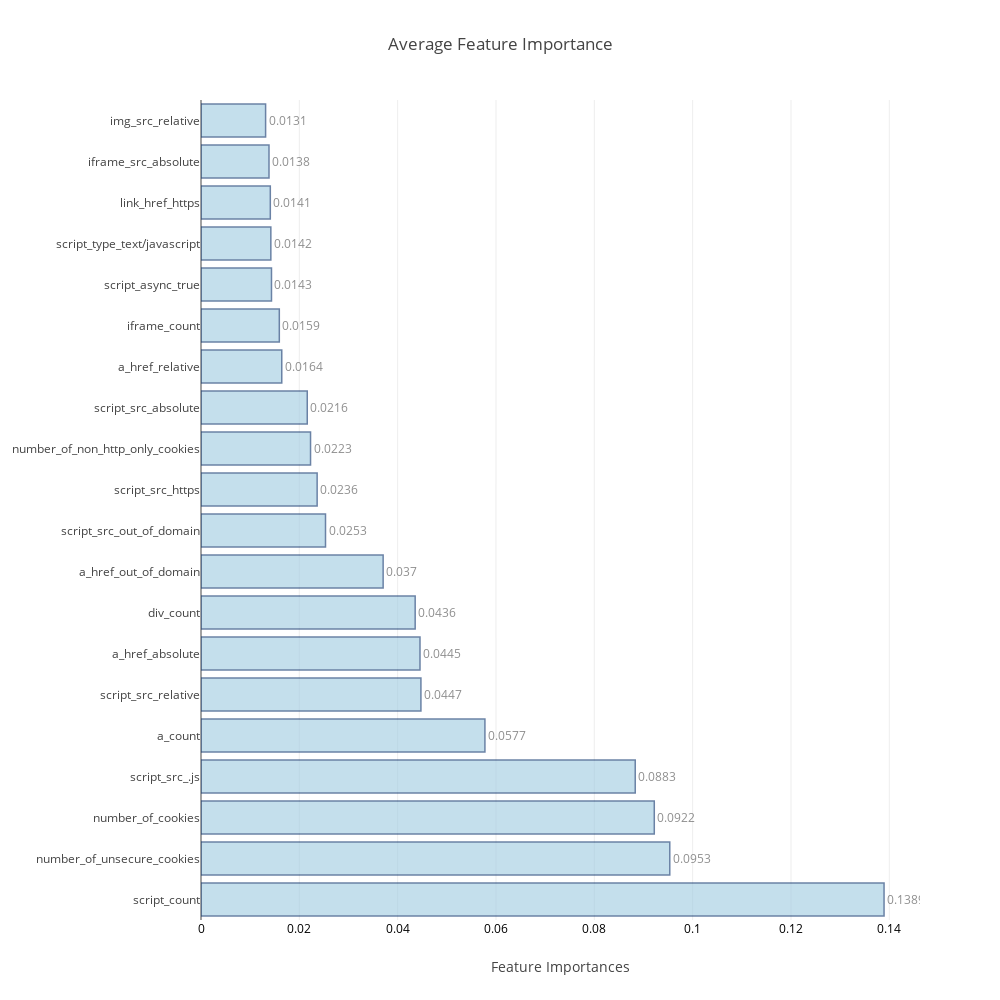

Notebook code for this chart:
### Code cell
avg_feat_impt=(pd.concat((f_r,f_e), axis=1).mean(axis=1).sort_values(ascending=False))

feat_impt_plot(avg_feat_impt[0:20],title='Average Feature Importance')

### Figure 1 — Plotly figure (JSON) as saved in the notebook; plotly's stock layout.template omitted (floating-point values rounded to 4 significant figures)
{"data": [{"marker": {"color": "rgb(158,202,225)", "line": {"color": "rgb(8,48,107)", "width": 1.5}}, "opacity": 0.6, "orientation": "h", "text": [0.1389, 0.0953, 0.0922, 0.0883, 0.0577, 0.0447, 0.0445, 0.0436, 0.037, 0.0253, 0.0236, 0.0223, 0.0216, 0.0164, 0.0159, 0.0143, 0.0142, 0.0141, 0.0138, 0.0131], "textposition": "outside", "type": "bar", "uid": "ad861392-d62e-453e-8e4c-653fffd38e3b", "x": [0.1389, 0.09534, 0.09219, 0.08832, 0.05775, 0.04473, 0.04454, 0.04356, 0.03705, 0.02532, 0.02362, 0.02228, 0.02161, 0.01643, 0.01593, 0.01434, 0.01421, 0.0141, 0.01383, 0.01314], "y": ["script_count", "number_of_unsecure_cookies", "number_of_cookies", "script_src_.js", "a_count", "script_src_relative", "a_href_absolute", "div_count", "a_href_out_of_domain", "script_src_out_of_domain", "script_src_https", "number_of_non_http_only_cookies", "script_src_absolute", "a_href_relative", "iframe_count", "script_async_true", "script_type_text/javascript", "link_href_https", "iframe_src_absolute", "img_src_relative"]}], "layout": {"autosize": false, "height": 1000, "title": "Average Feature Importance", "width": 1000, "xaxis": {"tickfont": {"color": "black", "size": 12}, "title": "Feature Importances"}, "yaxis": {"automargin": true}}}
